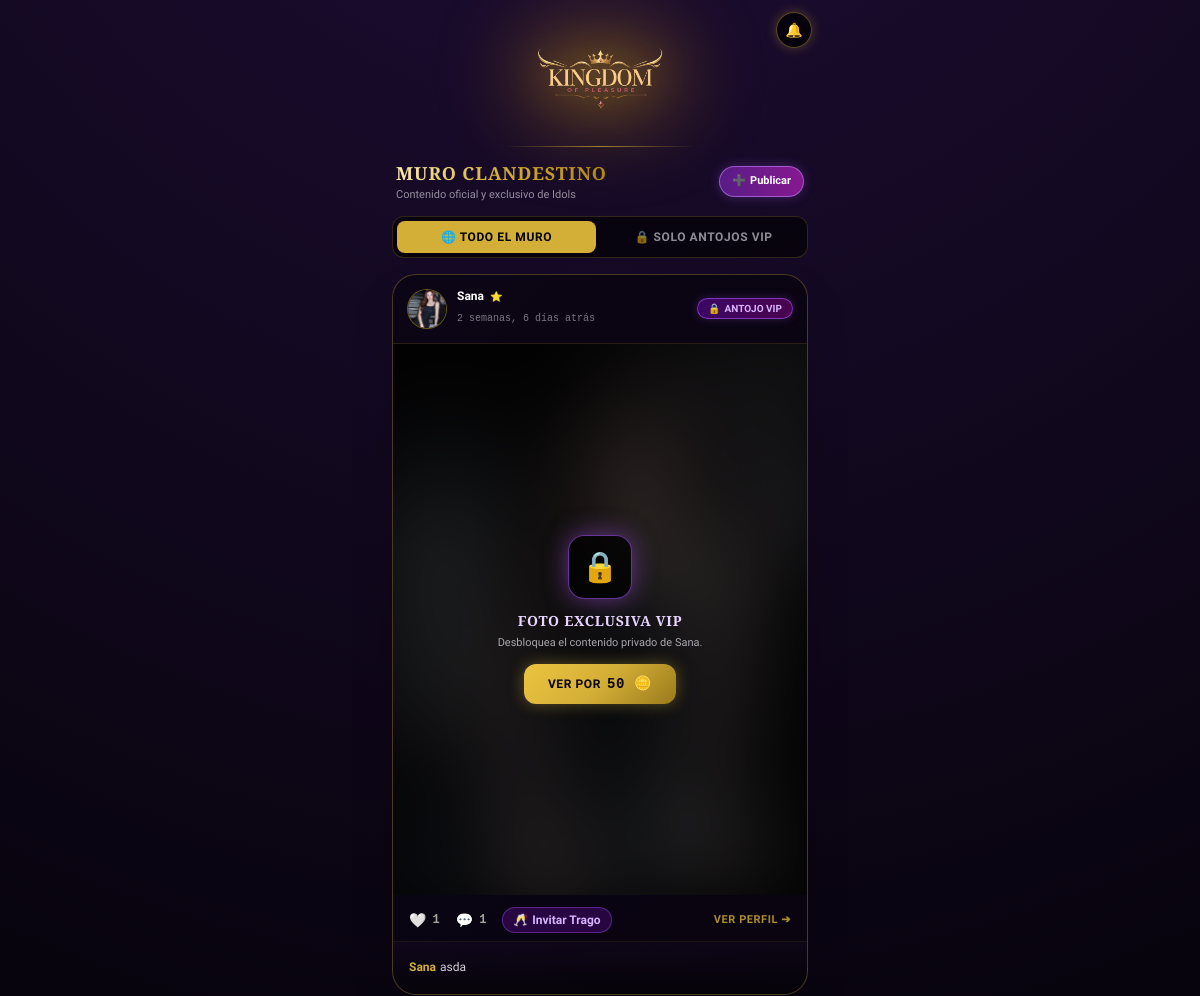
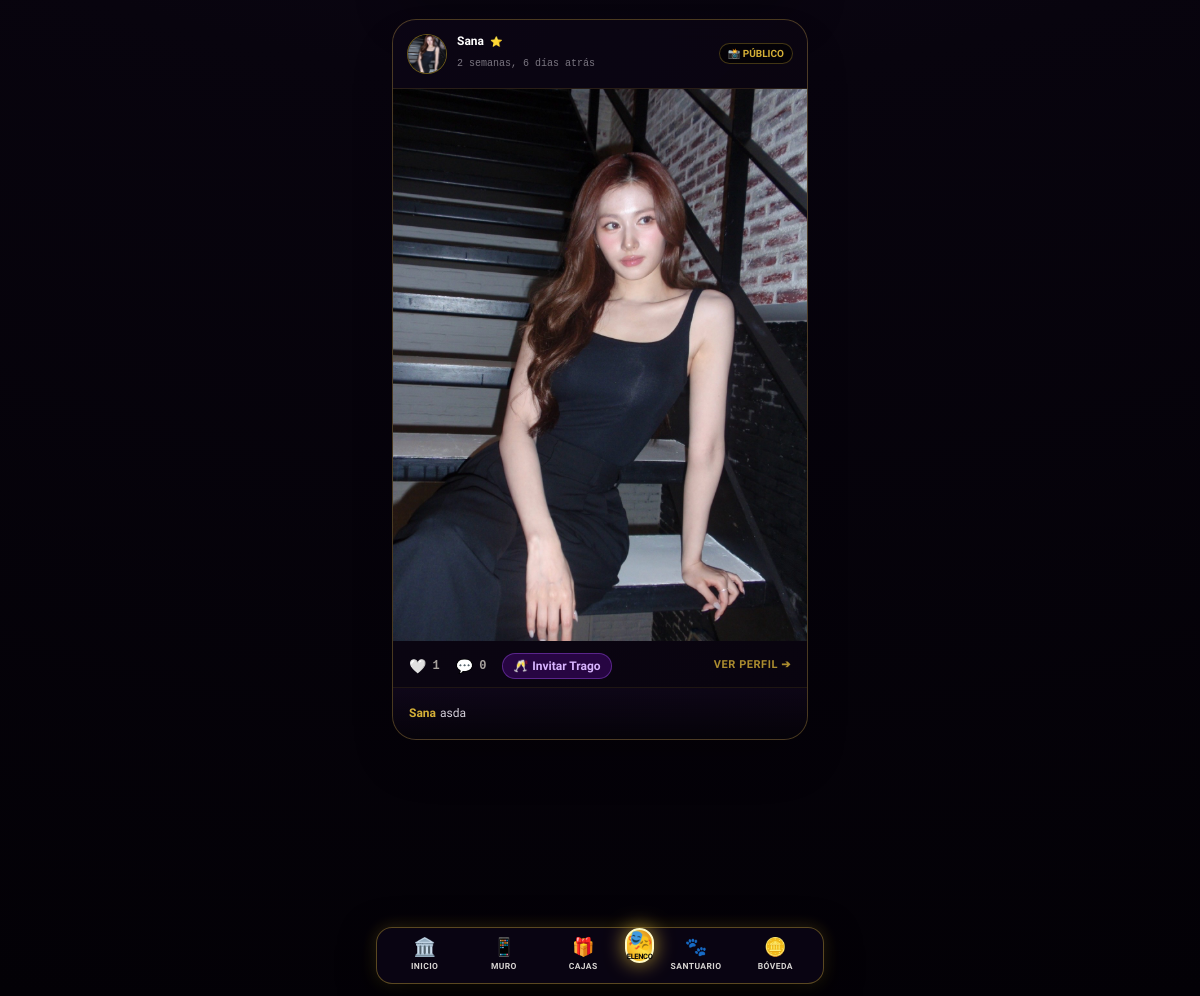
The page /idols/feed/ on the database as committed earlier (2 pictures, top to bottom).
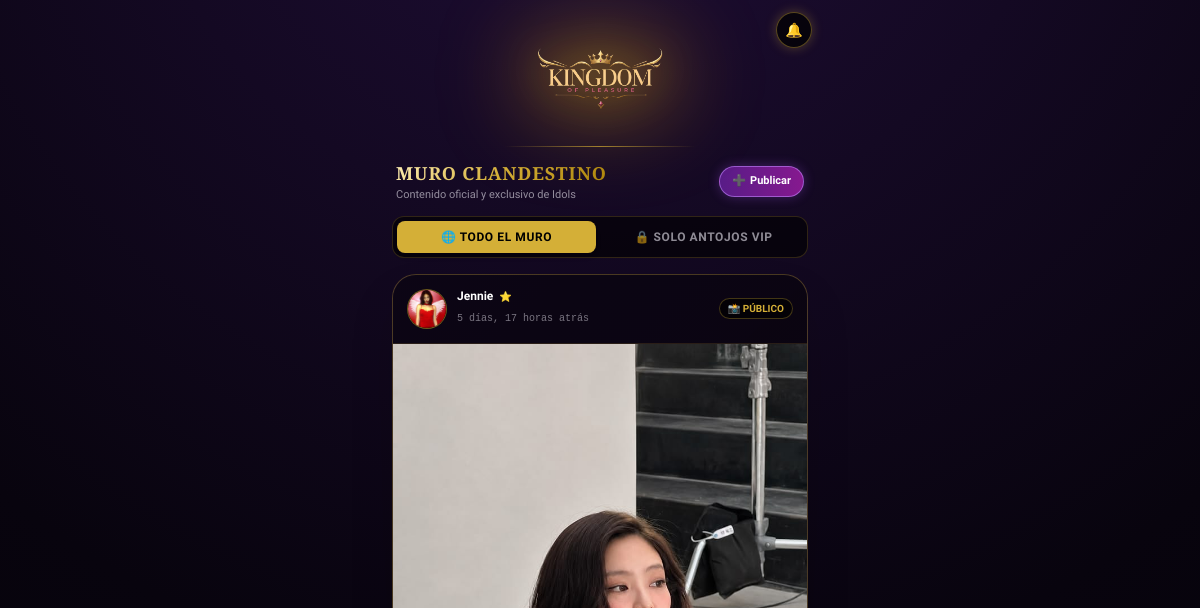
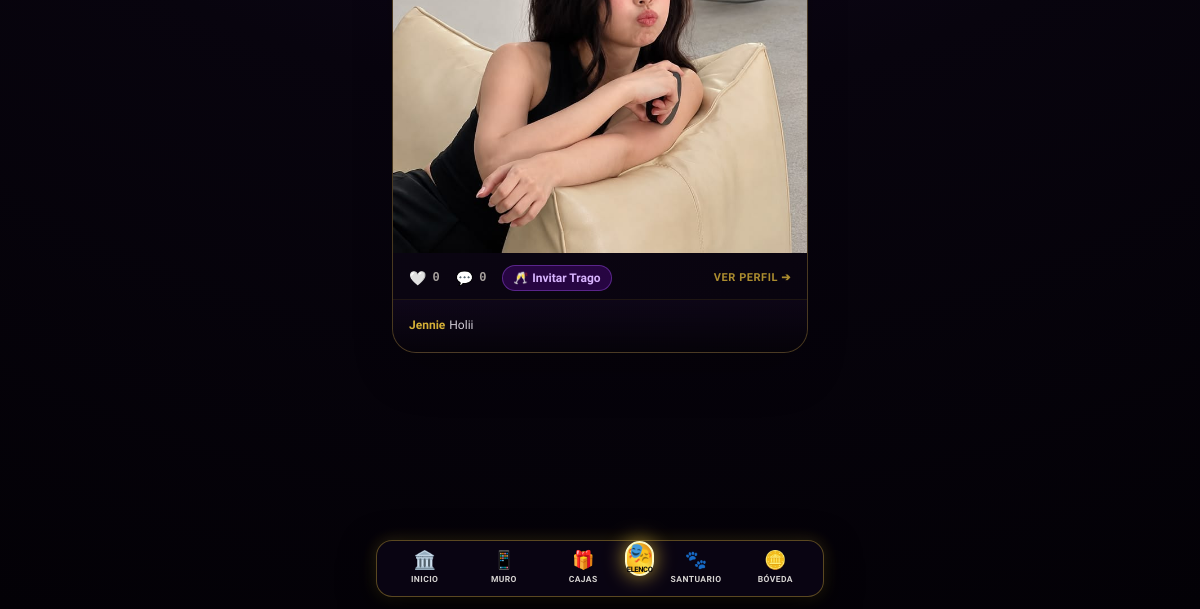
The same page on the database as committed later (2 pictures, top to bottom).
### idols/models.py (models this page shows, shortened)
class Post(models.Model):
    NETWORK_CHOICES = [
        ('gram', 'KingdomGram (Público)'),
        ('fans', 'KingdomFans (VIP / Pago)'),
    ]
    idol = models.ForeignKey(IdolProfile, on_delete=models.CASCADE, related_name='posts')
    network = models.CharField("Red Social", max_length=10, choices=NETWORK_CHOICES, default='gram')
    image = models.ImageField("Foto del Post", upload_to='social_posts/')
    caption = models.TextField("Descripción", max_length=300)
    price = models.PositiveIntegerField("Precio en Oro (0 si es Público)", default=0)
    likes = models.PositiveIntegerField("Me Gusta", default=0)
    created_at = models.DateTimeField(auto_now_add=True)
    class Meta:
        verbose_name = "Publicación"
        verbose_name_plural = "Publicaciones"
        ordering = ['-created_at']

class IdolProfile(models.Model):
    STATUS_CHOICES = [
        ('online', '🟢 Chateando en Telegram'),
        ('antojos', '🔥 Sesión de Antojos'),
        ('offline', '🌙 Descansando'),
    ]
    telegram_user_id = models.BigIntegerField(db_index=True)
    owner_username = models.CharField("Usuario de Telegram", max_length=100, blank=True, null=True)
    stage_name = models.CharField("Nombre Artístico", max_length=100)
    group = models.CharField("Grupo/Solista", max_length=100, blank=True, null=True)
    bio = models.TextField("Biografía / Presentación", max_length=500)
    status = models.CharField("Estado Actual", max_length=10, choices=STATUS_CHOICES, default='online')
    photo = models.ImageField("Foto de Perfil", upload_to='idols_photos/', blank=True, null=True)
    services_done = models.IntegerField("Servicios Realizados", default=0)
    rating = models.DecimalField("Calificación Promedio", max_digits=3, decimal_places=2, default=5.00)
    banner = models.ImageField(upload_to='idols_banners/', blank=True, null=True, verbose_name="Foto de Portada")
    tagline = models.CharField(max_length=120, blank=True, null=True, verbose_name="Subtítulo / Esencia")
    welcome_message = models.CharField(max_length=200, blank=True, null=True, verbose_name="Saludo de Bienvenida")
    aura_color = models.CharField(
        max_length=30,
        choices=[
            ('purple', 'Aura Mística Púrpura 💜'),
            ('gold', 'Aura Celestial Dorada 💛'),
            ('ruby', 'Aura Pasión Rubí ❤️'),
            ('emerald', 'Aura Seducción Esmeralda 💚'),
        ],
        default='purple',
        verbose_name="Aura de la Idol"
    )
    specialty = models.CharField(max_length=100, blank=True, null=True, verbose_name="Especialidad")
    created_at = models.DateTimeField(auto_now_add=True)
    updated_at = models.DateTimeField(auto_now=True)
    class Meta:
        verbose_name = "Perfil de Idol"
        verbose_name_plural = "Perfiles de Idols"
        ordering = ['-created_at']

### idols/views.py (the view, shortened to what this page needs)
# urls.py: path('feed/', views.social_feed, name='social_feed'),
def social_feed(request):
    tg_id = resolve_safe_tg(request)
    profile = UserProfile.objects.filter(telegram_user_id=tg_id).first() if tg_id else None
    tg_username = request.GET.get('tg_username') or (profile.username if profile else 'Noble')
    posts = Post.objects.all().select_related('idol').prefetch_related('comments')
    unlocked_ids = []
    liked_ids = []
    is_admin = (str(tg_id) == '7474444797') or UserRole.objects.filter(telegram_id=tg_id, role='admin').exists()
    return render(request, 'idols/feed.html', {
        'posts': posts,
        'tg_id': tg_id,
        'unlocked_ids': list(unlocked_ids),
        'liked_ids': liked_ids,
        'tg_username': tg_username,
        'is_admin': is_admin,
    })

### idols/views.py (called while the page is built, shortened)
def resolve_safe_tg(request):
    raw_id = (
        request.POST.get('tg_id') or
        request.GET.get('tg_id') or
        request.COOKIES.get('tg_id') or
        request.session.get('tg_id')
    )
    return None

### templates/idols/feed.html (shortened to what the changed rows need)
{% extends 'base.html' %}
{% block content %}
<div class="flex flex-col gap-4 mt-2 pb-36">
    <div class="flex flex-col gap-3">
        <div class="flex justify-between items-center px-1">
            <div>
                <h2 class="font-serif text-lg font-black text-gold-gradient uppercase tracking-wider">
                    Muro Clandestino
                </h2>
            </div>
        </div>
    </div>
    <div class="flex flex-col gap-5" id="feed-container">
        {% for post in posts %}
        <article class="vip-panel overflow-hidden border border-vip-gold/30 rounded-3xl feed-item shadow-2xl {% if post.network == 'fans' %}is-vip{% else %}is-public{% endif %}" data-network="{{ post.network }}">
            <div class="p-3.5 flex items-center justify-between border-b border-vip-gold/15 bg-black/40">
                <a href="{% url 'idols:detail' post.idol.id %}?tg_id={{ tg_id }}" class="flex items-center gap-2.5 group">
                    <div class="w-10 h-10 rounded-full overflow-hidden border border-vip-gold/50 group-hover:scale-105 transition-transform bg-black flex-shrink-0">
                        {% if post.idol.photo %}
                            <img src="{{ post.idol.photo.url }}" alt="{{ post.idol.stage_name }}" class="w-full h-full object-cover">
                        {% else %}
                            <div class="w-full h-full flex items-center justify-center text-sm">🎭</div>
                        {% endif %}
                    </div>
                    <div>
                        <div class="flex items-center gap-1.5">
                            <h4 class="font-bold text-white text-xs group-hover:text-vip-gold transition-colors leading-tight">
                                {{ post.idol.stage_name }}
                            </h4>
                            {% if post.idol.rating >= 4.8 %}
                                <span class="text-[10px] text-yellow-400">⭐</span>
                            {% endif %}
                        </div>
                        <span class="text-[10px] text-vip-text/50 font-mono">{{ post.created_at|timesince }} atrás</span>
                    </div>
                </a>
                <div class="flex items-center gap-2">
                    {% if post.network == 'fans' %}
                        <span class="bg-gradient-to-r from-purple-950 to-fuchsia-950 border border-purple-500/60 text-purple-300 text-[10px] font-black uppercase px-2.5 py-0.5 rounded-full shadow-[0_0_10px_rgba(168,85,247,0.25)] flex items-center gap-1">
                            <span>🔒</span> Antojo VIP
                        </span>
                    {% else %}
                        <span class="bg-black/60 border border-vip-gold/30 text-vip-gold text-[10px] font-semibold uppercase px-2 py-0.5 rounded-full">
                            📸 Público
                        </span>
                    {% endif %}
                </div>
            </div>
            <div class="relative w-full bg-black min-h-[340px] max-h-[560px] flex items-center justify-center overflow-hidden">
                {% if post.network == 'gram' or post.id in unlocked_ids or is_admin or post.idol.telegram_user_id == tg_id %}
                    {% if post.image %}
                        <img src="{{ post.image.url }}" alt="{{ post.caption }}"
                             class="w-full max-h-[560px] object-contain sm:object-cover">
                    {% else %}
                        <div class="w-full h-80 flex items-center justify-center text-4xl">📸</div>
                    {% endif %}
                {% else %}
                    {% if post.image %}
                        <img src="{{ post.image.url }}" alt="VIP" class="w-full max-h-[560px] object-cover filter blur-2xl brightness-[0.25] scale-110">
                    {% endif %}
                    <div class="absolute inset-0 flex flex-col items-center justify-center p-6 text-center z-10">
                        <div class="w-16 h-16 rounded-2xl bg-black/75 border border-purple-500/60 flex items-center justify-center text-3xl shadow-[0_0_25px_rgba(168,85,247,0.5)] mb-3 animate-pulse">
                            🔒
                        </div>
                        <h4 class="font-serif text-sm font-black text-purple-200 uppercase tracking-wider mb-1">
                            Foto Exclusiva VIP
                        </h4>
                        <p class="text-[11px] text-vip-text/70 mb-3 max-w-[220px]">
                            Desbloquea el contenido privado de {{ post.idol.stage_name }}.
                        </p>
                        <form action="{% url 'idols:unlock_post' post.id %}" method="POST" class="m-0">
                            <button type="submit"
                                    class="btn-gold py-2.5 px-6 rounded-xl text-xs font-black uppercase tracking-wider flex items-center gap-1.5 shadow-[0_0_15px_rgba(212,175,55,0.4)]">
                                <span>Ver por</span>
                                <span class="font-mono text-sm">{{ post.price }} 🪙</span>
                            </button>
                        </form>
                    </div>
                {% endif %}
            </div>
            <div class="px-4 pt-3 pb-2 flex items-center justify-between border-b border-vip-gold/10 bg-black/30">
                <div class="flex items-center gap-4">
                    <button type="button" onclick="handleLike({{ post.id }})" id="like-btn-{{ post.id }}"
                            class="flex items-center gap-1.5 text-sm font-bold transition-all active:scale-125 select-none {% if post.id in liked_ids %}text-rose-500{% else %}text-stone-400 hover:text-rose-400{% endif %}">
                        <span id="like-icon-{{ post.id }}">{% if post.id in liked_ids %}❤️{% else %}🤍{% endif %}</span>
                        <span id="like-count-{{ post.id }}" class="text-xs font-mono font-bold">{{ post.likes }}</span>
                    </button>
                    <button type="button" onclick="toggleComments({{ post.id }})"
                            class="flex items-center gap-1.5 text-stone-400 hover:text-purple-300 text-sm font-bold active:scale-95 transition-all select-none">
                        <span>💬</span>
                        <span class="text-xs font-mono font-bold" id="comment-count-{{ post.id }}">{{ post.comments.count }}</span>
                    </button>
                    <button type="button" onclick="openTipModal('{{ post.id }}', '{{ post.idol.stage_name }}')"
                            class="flex items-center gap-1 text-purple-300 hover:text-yellow-300 text-xs font-bold bg-purple-950/60 border border-purple-500/40 px-2.5 py-1 rounded-full active:scale-95 transition-all">
                        <span>🥂</span> <span>Invitar Trago</span>
                    </button>
                </div>
                <a href="{% url 'idols:detail' post.idol.id %}?tg_id={{ tg_id }}"
                   class="text-[11px] text-vip-gold/80 hover:text-vip-gold font-semibold uppercase tracking-wider">
                    Ver Perfil ➔
                </a>
            </div>
            <div class="p-4 flex flex-col gap-2.5 bg-gradient-to-t from-black/60 to-transparent">
                {% if post.caption %}
                    <p class="text-xs text-vip-text/90 leading-relaxed">
                        <strong class="text-vip-gold font-bold mr-1">{{ post.idol.stage_name }}</strong>{{ post.caption }}
                    </p>
                {% endif %}
            </div>
        </article>
        {% endfor %}
    </div>
</div>
{% endblock %}

Rows that differ between the two databases and show on the page:
removed Post: idol.photo (picture), idol.stage_name "Sana", created_at "2 semanas, 6 días", network "ANTOJO VIP", image (picture), price "50", likes "1", comments.count "1", caption "asda"
removed Post: idol.photo (picture), idol.stage_name "Sana", created_at "2 semanas, 6 días", network "📸 PÚBLICO", image (picture), likes "1", comments.count "0", caption "asda"
added Post: idol.photo (picture), idol.stage_name "Jennie", created_at "5 días, 17 horas", network "📸 PÚBLICO", image (picture), likes "0", comments.count "0", caption "Holii"
